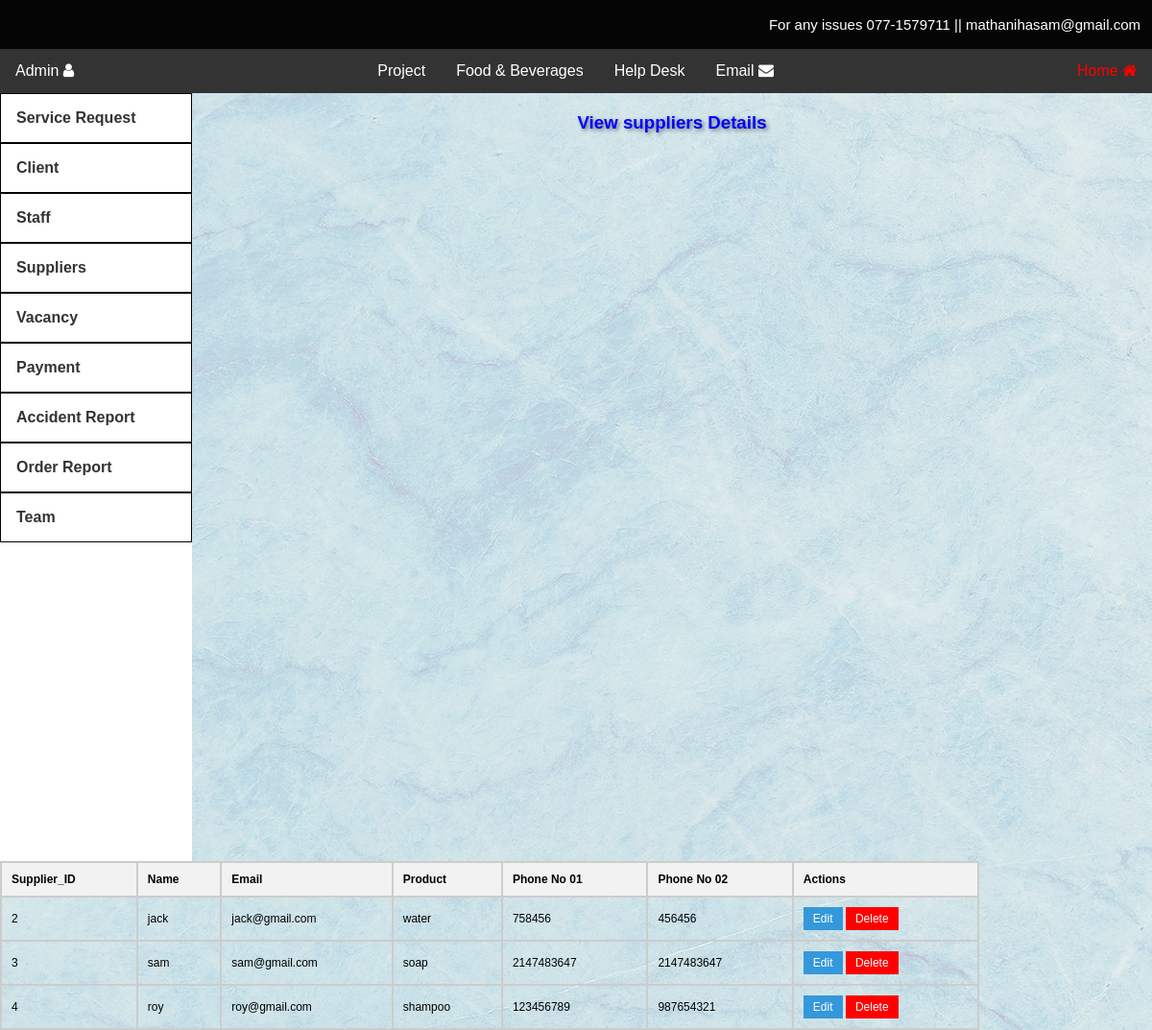
The app's page /adminDashViewSuppliersDetails.php with its own data.
### tables this page shows
CREATE TABLE `suppliers` (
  `supplier_ID` int(50) NOT NULL,
  `name` text NOT NULL,
  `email` varchar(50) DEFAULT NULL,
  `product` varchar(50) NOT NULL,
  `PhoneNo1` int(15) NOT NULL,
  `PhoneNo2` int(15) DEFAULT NULL
);

### html/adminDashViewSuppliersDetails.php (the view, shortened to what this page needs)
<?php
@include 'config.php';
$select = "SELECT * FROM suppliers";
$result = mysqli_query($conn, $select);
$suppliers = array();
if ($result) {
    while ($row = mysqli_fetch_assoc($result)) {
        $suppliers[] = $row;
    }
}
?>
<!DOCTYPE html>
<html>
<head>
  <link rel="stylesheet" href="adminDashStyle.css">
     <link rel="stylesheet" href="https://cdnjs.cloudflare.com/ajax/libs/font-awesome/4.7.0/css/font-awesome.min.css">
</head>
<body >
  <div class="headerContantDetails">
    <p>For any issues  077-1579711 ||  mathanihasam@gmail.com</p>
  </div>
  <div class="topnav">
    <div class="left-nav">
      <div class="dropdown">
        <button class="dropbtn">Admin <i class="fa fa-user fa-1x" aria-hidden="true"></i></button>
      </div>
    </div>
    <div class="center-nav">
      <div class="dropdown">
        <button class="dropbtn">Project</button>
      </div>
      <a href="#">Food & Beverages </a>
      <a href="#">Help Desk</a>
      <a href="#">Email <i class="fa fa-envelope fa-1x" aria-hidden="true"></i></a>
    </div>
    <div class="right-nav">
      <a href="adminDash.html" class="selected">Home <i class="fa fa-home fa-1x" aria-hidden="true"></i></a>
    </div>
  </div>
   <div class="sidenav">
    <a href="AdminDashViewServiceRequest.php" id="box">Service Request</a>
    <div class="main-topic">
      <a onclick="toggleSubnav(this);" href="#" id="box">Client</a>
    </div>
    <div class="main-topic">
      <a onclick="toggleSubnav(this);" href="#" id="box">Staff</a>
    </div>
    <div class="main-topic">
      <a onclick="toggleSubnav(this);" href="#" id="box">Suppliers</a>
    </div>
    <div class="main-topic">
      <a onclick="toggleSubnav(this);" href="#" id="box">Vacancy</a>
    </div>
    <div class="main-topic">
      <a onclick="toggleSubnav(this);" href="#" id="box">Payment</a>
    </div>
    <a href="adminDashAccidentReportViewDelete.php" id="box">Accident Report</a>
    <a href="adminDashOrderReportViewDelete.php" id="box">Order Report</a>
    <div class="main-topic">
      <a onclick="toggleSubnav(this);" href="#" id="box">Team</a>
    </div>
  </div>
  <div class="main" >
    <div class="mainarea">
    <form action="#" method="POST">
    <h3> View suppliers Details </h3>
    <table class="suppliers-table">
        <thead>
            <tr>
                <th>Supplier_ID</th>
                <th>Name</th>
                <th>Email</th>
                <th>Product</th>
                <th>Phone No 01</th>
                <th>Phone No 02</th>
                <th>Actions</th>
            </tr>
        </thead>
        <tbody>
            <?php foreach ($suppliers as $suppliersProduct): ?>
                <tr>
                    <td><?php echo isset($suppliersProduct['supplier_ID']) ? $suppliersProduct['supplier_ID'] : 'N/A'; ?></td>
                    <td><?php echo isset($suppliersProduct['name']) ? $suppliersProduct['name'] : 'N/A'; ?></td>
                    <td><?php echo isset($suppliersProduct['email']) ? $suppliersProduct['email'] : 'N/A'; ?></td>
                    <td><?php echo isset($suppliersProduct['product']) ? $suppliersProduct['product'] : 'N/A'; ?></td>
                    <td><?php echo isset($suppliersProduct['PhoneNo1']) ? $suppliersProduct['PhoneNo1'] : 'N/A'; ?></td>
                    <td><?php echo isset($suppliersProduct['PhoneNo2']) ? $suppliersProduct['PhoneNo2'] : 'N/A'; ?></td>
                    <td>
                        <form action="#" method="POST">
                            <button type="submit" name="edit_suppliers" value="<?php echo $suppliersProduct['supplier_ID']; ?>">Edit</button>
                            <button type="submit" name="delete_suppliers" value="<?php echo $suppliersProduct['supplier_ID']; ?>" style="background-color: red; color: white;">Delete</button>
                        </form>
                    </td>
                </tr>
            <?php endforeach; ?>
        </tbody>
    </table>
</form>
    </div>
  </div>
</body>
</html>

### html/adminDashStyle.css (style rules this page uses)
body { background-image: url(./images/ClientdashBg.jpg);; font-family: Arial, sans-serif; margin: 0; padding: 0; }
.headerContantDetails { background-color: #000000f9; padding: 2px; }
.headerContantDetails p { color: #ffffff; font-size: 15px; text-align: right; cursor: pointer; margin-right: 10px; }
.topnav { background-color: #333; color: #ffffff; overflow: hidden; display: flex; justify-content: space-between; }
.topnav .left-nav, .topnav .center-nav, .topnav .right-nav { display: flex; }
.topnav a { color: #fff; text-align: center; padding: 14px 16px; text-decoration: none; }
.topnav .dropdown { overflow: hidden; }
.topnav .dropdown .dropbtn { font-size: 16px; border: none; outline: none; color: #fff; padding: 14px 16px; background-color: inherit; font-family: inherit; margin: 0; }
#box { border: 1.5px solid rgb(0, 0, 0); }
.sidenav { background-color: #ffffff; float: left; font-weight: bold; width: 200px; height: 100vh; }
.sidenav a { display: block; padding: 16px; text-decoration: none; color: #333; }
a.selected { color: rgb(255, 0, 0); }

### html/adminDashViewSuppliersDetails.php (style rules this page uses)
.mainarea h3 { text-align:center; color:blue; text-shadow: 2px 2px 4px rgba(0, 0, 0, 0.5); margin-top:20px; margin-bottom:10px; }
.suppliers-table { width: 85%; border-collapse: collapse; margin-top: 20px; }
.suppliers-table th, .suppliers-table td { margin-right:10px; padding: 10px; border: 2px solid #ccc; text-align: left; font-size: 12px; }
.suppliers-table th { background-color: #f2f2f2; }
.suppliers-table td button { padding: 5px 10px; background-color: #3498db; color: #fff; border: none; cursor: pointer; font-size: 12px; }

### records on screen
suppliers: supplier_ID "2", name "jack", email "jack@gmail.com", product "water", PhoneNo1 "758456", PhoneNo2 "456456"
suppliers: supplier_ID "3", name "sam", email "sam@gmail.com", product "soap", PhoneNo1 "2147483647", PhoneNo2 "2147483647"
suppliers: supplier_ID "4", name "roy", email "roy@gmail.com", product "shampoo", PhoneNo1 "123456789", PhoneNo2 "987654321"
